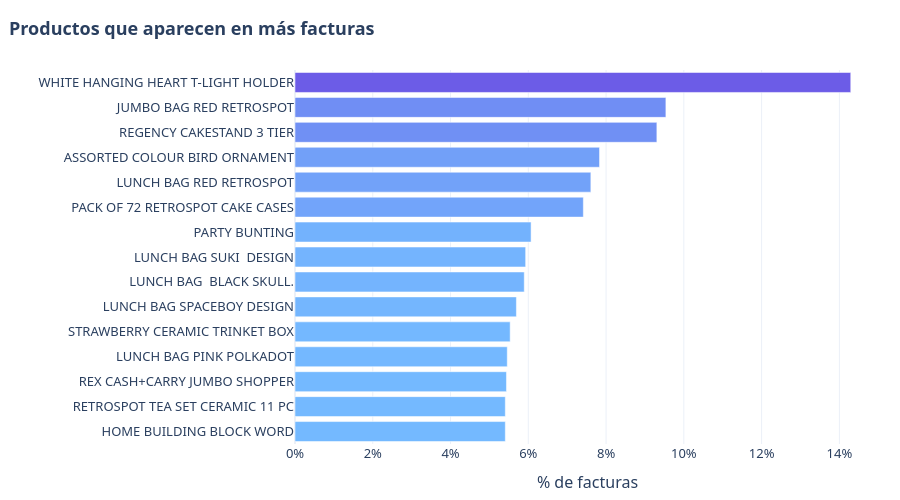

Source (notebook cell):
### Code cell
# Matriz de canastas (factura × producto) solo con productos frecuentes
frecuencia = items["Producto"].value_counts() / len(facturas)
frecuentes = frecuencia[frecuencia >= MIN_SUPPORT].index
sub = items[items["Producto"].isin(frecuentes)]
canastas = pd.crosstab(sub["Invoice"], sub["Producto"]).astype(bool).reindex(facturas, fill_value=False)
print(f"Matriz: {canastas.shape[0]:,} facturas × {canastas.shape[1]} productos frecuentes")

top = frecuencia.head(15).sort_values().reset_index()
top.columns = ["Producto", "% de facturas"]
fig = px.bar(top, x="% de facturas", y="Producto", orientation="h", color="% de facturas",
             color_continuous_scale=["#74B9FF", "#6C5CE7"])
fig.update_layout(coloraxis_showscale=False, xaxis_tickformat=".0%", yaxis_title="")
estilo(fig, "Productos que aparecen en más facturas", 500).show()

### Figure 1 — Plotly figure (JSON) as saved in the notebook; plotly's stock layout.template omitted (floating-point values rounded to 4 significant figures)
{"data": [{"hovertemplate": "% de facturas=%{marker.color}<br>Producto=%{y}<extra></extra>", "legendgroup": "", "marker": {"color": [0.05408, 0.05408, 0.05438, 0.05459, 0.05533, 0.05694, 0.05896, 0.05932, 0.06071, 0.07415, 0.07609, 0.07832, 0.09306, 0.09538, 0.1429], "coloraxis": "coloraxis", "pattern": {"shape": ""}}, "name": "", "orientation": "h", "showlegend": false, "textposition": "auto", "type": "bar", "x": [0.05408, 0.05408, 0.05438, 0.05459, 0.05533, 0.05694, 0.05896, 0.05932, 0.06071, 0.07415, 0.07609, 0.07832, 0.09306, 0.09538, 0.1429], "xaxis": "x", "y": ["HOME BUILDING BLOCK WORD", "RETROSPOT TEA SET CERAMIC 11 PC", "REX CASH+CARRY JUMBO SHOPPER", "LUNCH BAG PINK POLKADOT", "STRAWBERRY CERAMIC TRINKET BOX", "LUNCH BAG SPACEBOY DESIGN", "LUNCH BAG  BLACK SKULL.", "LUNCH BAG SUKI  DESIGN", "PARTY BUNTING", "PACK OF 72 RETROSPOT CAKE CASES", "LUNCH BAG RED RETROSPOT", "ASSORTED COLOUR BIRD ORNAMENT", "REGENCY CAKESTAND 3 TIER", "JUMBO BAG RED RETROSPOT", "WHITE HANGING HEART T-LIGHT HOLDER"], "yaxis": "y"}], "layout": {"barmode": "relative", "coloraxis": {"autocolorscale": false, "colorbar": {"title": {"text": "% de facturas"}}, "colorscale": [[0.0, "#74B9FF"], [1.0, "#6C5CE7"]], "showscale": false}, "font": {"family": "Segoe UI, Arial", "size": 13}, "height": 500, "legend": {"title": {"text": ""}, "tracegroupgap": 0}, "margin": {"b": 40, "l": 40, "r": 20, "t": 70}, "title": {"text": "<b>Productos que aparecen en más facturas</b>", "x": 0.01}, "xaxis": {"anchor": "y", "domain": [0.0, 1.0], "tickformat": ".0%", "title": {"text": "% de facturas"}}, "yaxis": {"anchor": "x", "domain": [0.0, 1.0], "title": {"text": ""}}}}
